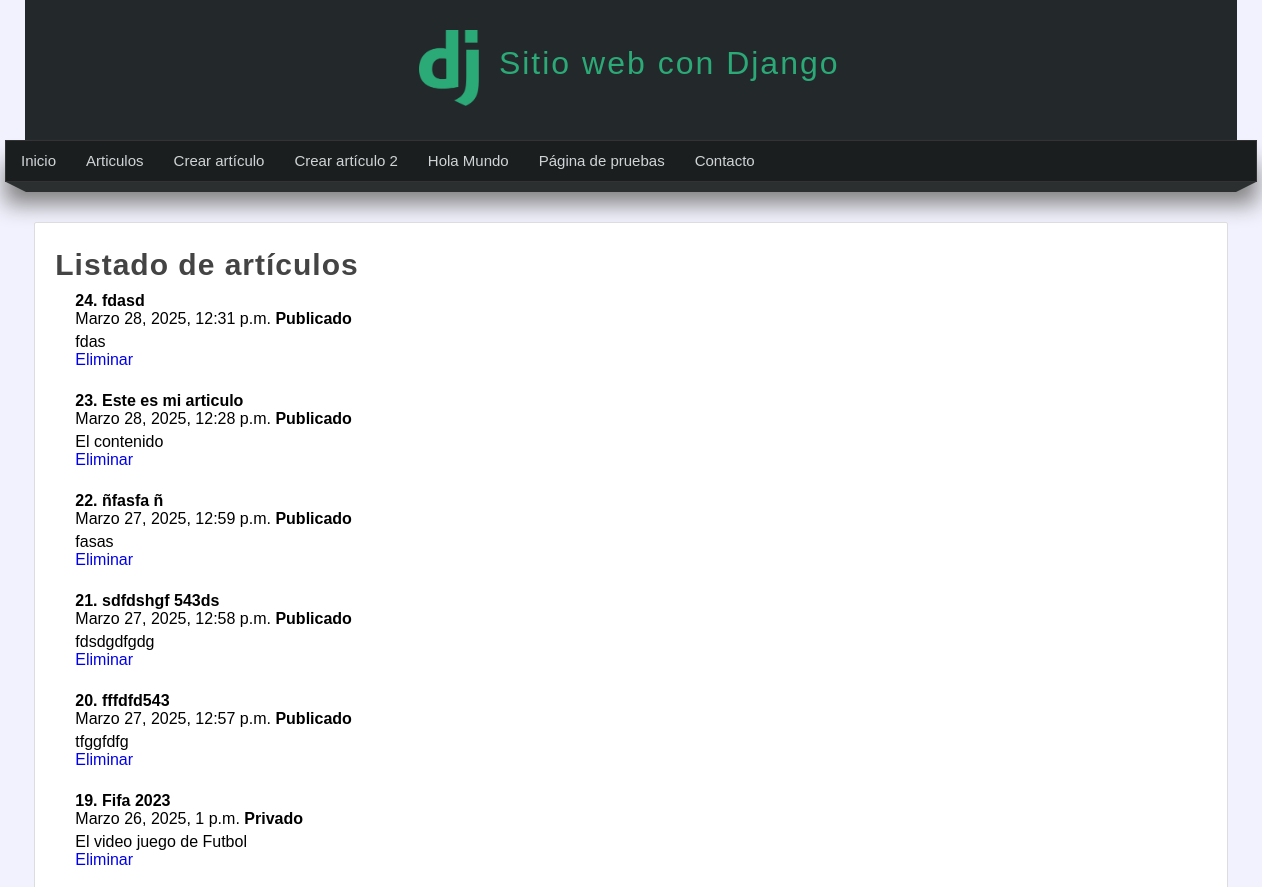
/articulos/ (upper part), run on an earlier commit of the app's database.
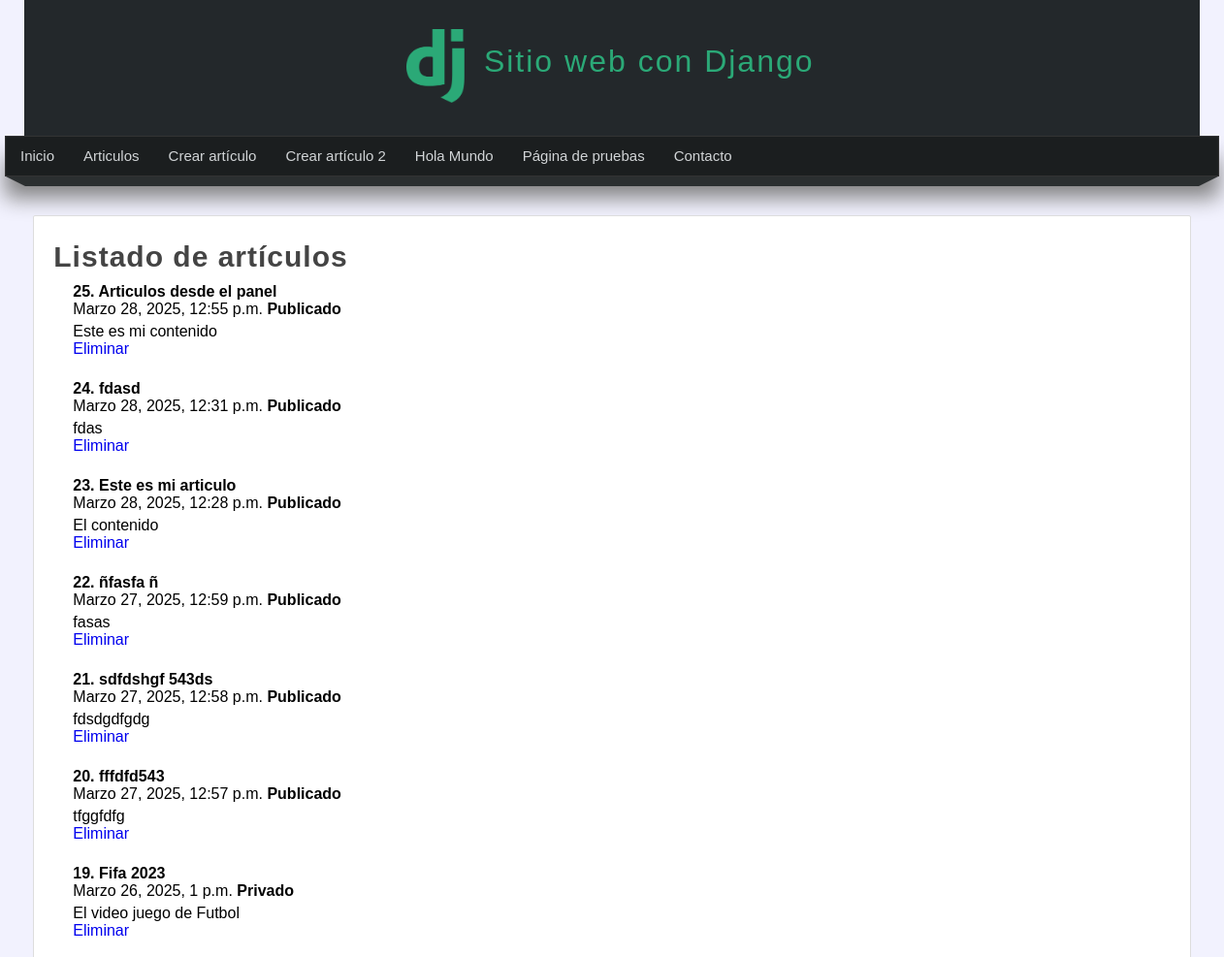
And on a later commit of the database.
### miapp/models.py (models this page shows, shortened)
class Article(models.Model):
    title = models.CharField(max_length=150, verbose_name="Título")
    content = models.TextField(verbose_name="Contenido")
    image = models.ImageField(default='null', verbose_name="Miniatura")
    public = models.BooleanField(verbose_name="¿Pulicado?")
    created_at = models.DateTimeField(auto_now_add=True)
    updated_at = models.DateTimeField(auto_now=True)
    class Meta:
        verbose_name = "Artículo"
        verbose_name_plural = "Artículos"
        ordering = ['-created_at']

### miapp/views.py (the view)
# urls.py: path('articulos/', views.articulos, name="articulos"),
def articulos(request):
    articulos = Article.objects.all().order_by('-id')
    """
    articulos = Article.objects.filter(id__lte=11, title__contains="2") # esto es un AND

    articulos = Article.objects.filter(
        Q(title__contains="2") | Q(public="True")
    ) # PAra usar OR

    articulos = Article.objects.filter(
                                    title="Articulo",
                                ).exclude(
                                    public=False
                                )
    """
    return render(request, 'articulos.html', {
        'articulos': articulos
    })

### miapp/templates/articulos.html (shortened to what this page needs)
{%  extends 'layout.html'%}
{% load filters %}
{% block content %}
<h1 class="title">Listado de artículos</h1>
    <ul>
        {% for articulo in articulos %}
            <h4>{{articulo.id}}. {{articulo.title}}</h4>
            <span>{{articulo.created_at}}</span>
            {% if  articulo.public %}
                <strong>Publicado</strong>
            {% else %}
                <strong>Privado</strong>
            {% endif %}
            <p>
                {{articulo.content}}
                <br>
                <a href="{% url 'borrar' id=articulo.id %}">Eliminar</a>
            </p>
            <br/>
        {% endfor %}
    </ul>
{% endblock %}

### miapp/templates/layout.html (shortened to what this page needs)
<!DOCTYPE html>
<html lang="en">
  <head>
    {% load static %}
    <link
      rel="stylesheet"
      typw="text/css"
      href="{% static 'css/styles.css' %}"
    />
  </head>
  <body>
    <header>
      <div id="logotipo">
        <img src="{% static 'images/logo.png' %}" alt="" />
        <h1>Sitio web con Django</h1>
      </div>
    </header>
    <nav>
      <ul>
        <li>
          <a href="{% url 'index' %}">Inicio</a>
        </li>
        <li>
          <a href="{% url 'articulos' %}">Articulos</a>
        </li>
        <li>
          <a href="{% url 'create_full' %}">Crear artículo</a>
        </li>
        <li>
          <a href="{% url 'create' %}">Crear artículo 2</a>
        </li>
        <li>
          <a href="{% url 'hola_mundo' %}">Hola Mundo</a>
        </li>
        <li>
          <a href="{% url 'pagina' %}">Página de pruebas</a>
        </li>
        <li>
          <a href="{% url 'contacto' 'Víctor' 'Vergara' %}">Contacto</a>
        </li>
      </ul>
    </nav>
    <div class="barra">
      <span class="esquina-izquierda"></span>
      <span class="relleno-barra"></span>
      <span class="esquina-derecha"></span>
    </div>
    <div id="content">
      <div class="box">
        {% block content %}{% endblock %}
      </div>
    </div>
  </body>
</html>

### miapp/static/css/styles.css (style rules this page uses)
* { margin: 0px; padding: 0px; font-family: sans-serif, Arial, Helvetica; text-decoration: none; }
.box p, .box h2, .box h3, .box ul { margin-top: 5px; margin-bottom: 5px; }
.box ul, .box ol { margin-left: 20px; margin-bottom: 10px; }
body { background-color: #f2f2fe; }
header { width: 1212px; height: 140px; background-color: #23282b; margin: 0 auto; }
#logotipo { width: 35%; height: 130px; margin: 0 auto; padding-top: 10px; }
#logotipo img { display: block; width: 60px; float: left; margin-top: 20px; }
#logotipo h1 { display: block; float: left; margin-top: 35px; margin-left: 20px; letter-spacing: 2px; font-weight: lighter; color: #2ba977; }
nav { width: 1250px; height: 40px; margin: 0 auto; background-color: #1B1E1F; border: 1px solid #333333; box-shadow: 0px 22px 22px gray; font-size: 15px; }
nav ul { list-style: none; text-decoration: none; }
nav ul li { line-height: 40px; float: left; }
nav ul li a { display: block; padding-left: 15px; padding-right: 15px; color: #d1d4d6; }
.barra { width: 1250px; margin: 0 auto; }
.esquina-izquierda { display: block; border-left: 20px solid transparent; border-top: 10px solid #2B2F30; float: left; }
.esquina-derecha { display: block; border-right: 20px solid transparent; border-top: 10px solid #2B2F30; float: right; }
.relleno-barra { display: block; width: 1210px; background: #2B2F30; height: 10px; float: left; }
#content { width: 1212px; min-height: 930px; margin: 0 auto; margin-bottom: 30px; margin-top: 40px; }
.box { background: white; width: 95%; min-height: 930px; padding: 20px; border: 1px solid #ddd; border-radius: 2px; margin: 0 auto; }
.title { color: #444; letter-spacing: 1px; font-size: 30px; margin-bottom: 10px; margin-top: 5px; }

What changed in the data, as far as the page shows it:
added Article: id "25", title "Articulos desde el panel", created_at "Marzo 28, 2025, 12:55 p.m.", public "Publicado", content "Este es mi contenido"
